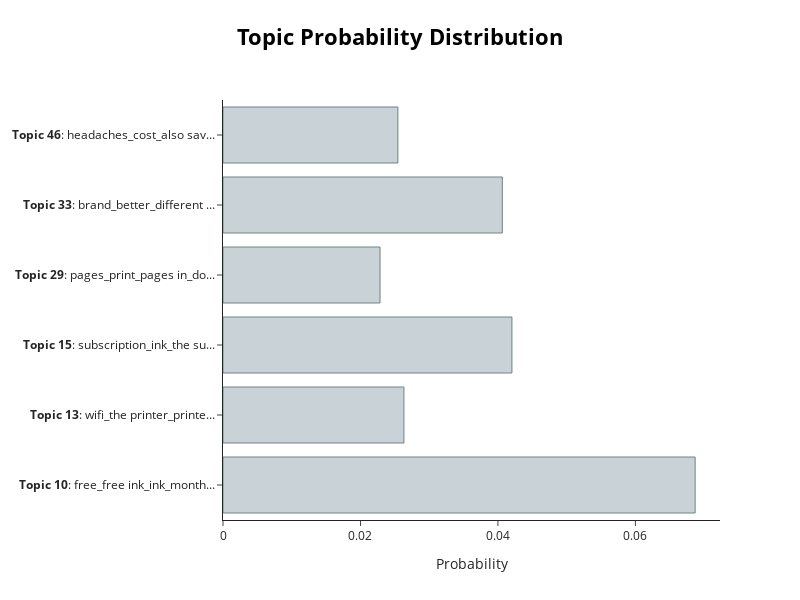

Notebook cell for this chart:
### Code cell
print(corpus[13])
topic_model.visualize_distribution(probs[13], min_probability=0.02)

### Figure 1 — Plotly figure (JSON) as saved in the notebook; plotly's stock layout.template omitted (floating-point values rounded to 4 significant figures)
{"data": [{"marker": {"color": "#C8D2D7", "line": {"color": "#6E8484", "width": 1}}, "orientation": "h", "type": "bar", "x": [0.06869, 0.02633, 0.04203, 0.02285, 0.04064, 0.02545], "y": ["<b>Topic 10</b>: free_free ink_ink_month...", "<b>Topic 13</b>: wifi_the printer_printe...", "<b>Topic 15</b>: subscription_ink_the su...", "<b>Topic 29</b>: pages_print_pages in_do...", "<b>Topic 33</b>: brand_better_different ...", "<b>Topic 46</b>: headaches_cost_also sav..."]}], "layout": {"height": 600, "hoverlabel": {"bgcolor": "white", "font": {"family": "Rockwell", "size": 16}}, "title": {"font": {"color": "Black", "size": 22}, "text": "<b>Topic Probability Distribution</b>", "x": 0.5, "xanchor": "center", "y": 0.95, "yanchor": "top"}, "width": 800, "xaxis": {"title": {"text": "Probability"}}}}
